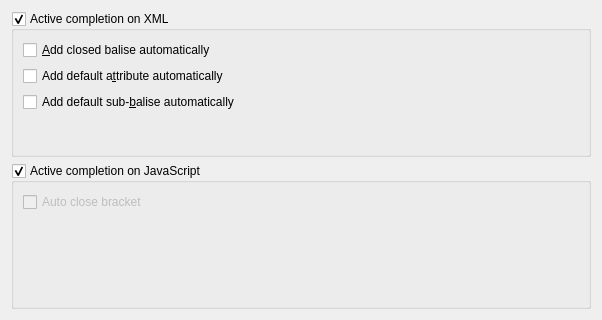
<?xml version="1.0" encoding="UTF-8"?>
<ui version="4.0">
 <class>WebPluginForm</class>
 <widget class="QWidget" name="WebPluginForm">
  <property name="geometry">
   <rect>
    <x>0</x>
    <y>0</y>
    <width>602</width>
    <height>320</height>
   </rect>
  </property>
  <property name="windowTitle">
   <string>Customize Web Plugin</string>
  </property>
  <layout class="QVBoxLayout" name="verticalLayout">
   <item>
    <widget class="QGroupBox" name="m_activeXmlGroupBox">
     <property name="title">
      <string>Active completion on XML</string>
     </property>
     <property name="checkable">
      <bool>true</bool>
     </property>
     <layout class="QFormLayout" name="formLayout">
      <property name="fieldGrowthPolicy">
       <enum>QFormLayout::ExpandingFieldsGrow</enum>
      </property>
      <property name="labelAlignment">
       <set>Qt::AlignLeading|Qt::AlignLeft|Qt::AlignVCenter</set>
      </property>
      <item row="0" column="0">
       <widget class="QCheckBox" name="m_addClosedBaliseCheckBox">
        <property name="text">
         <string>&amp;Add closed balise automatically</string>
        </property>
       </widget>
      </item>
      <item row="1" column="0">
       <widget class="QCheckBox" name="m_addDefaultAttributeCheckBox">
        <property name="text">
         <string>Add default a&amp;ttribute automatically</string>
        </property>
       </widget>
      </item>
      <item row="2" column="0">
       <widget class="QCheckBox" name="m_addDefaultSubBaliseCheckBox">
        <property name="text">
         <string>Add default sub-&amp;balise automatically</string>
        </property>
       </widget>
      </item>
     </layout>
    </widget>
   </item>
   <item>
    <widget class="QGroupBox" name="m_javaScriptGroupBox">
     <property name="title">
      <string>Active completion on JavaScript</string>
     </property>
     <property name="flat">
      <bool>false</bool>
     </property>
     <property name="checkable">
      <bool>true</bool>
     </property>
     <layout class="QFormLayout" name="formLayout_2">
      <item row="0" column="0">
       <widget class="QCheckBox" name="checkBox_4">
        <property name="enabled">
         <bool>false</bool>
        </property>
        <property name="text">
         <string>Auto close bracket</string>
        </property>
       </widget>
      </item>
     </layout>
    </widget>
   </item>
  </layout>
 </widget>
 <resources/>
 <connections/>
</ui>
